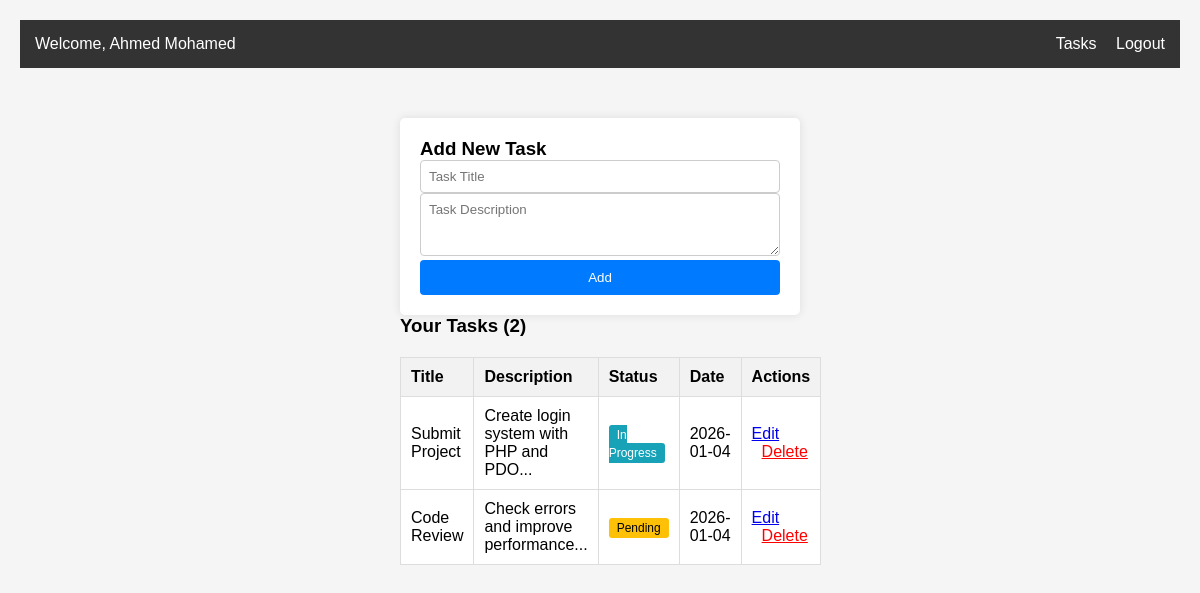
/dashboard.php (signed in), run on the app's committed database.
### tables this page shows
CREATE TABLE `tasks` (
  `id` int(11) NOT NULL,
  `user_id` int(11) NOT NULL,
  `title` varchar(200) NOT NULL,
  `description` text DEFAULT NULL,
  `status` enum('pending','in_progress','completed') DEFAULT 'pending',
  `created_at` timestamp NOT NULL DEFAULT current_timestamp()
);

### dashboard.php (the view, shortened to what this page needs)
<?php
require 'config.php';
$user_id = $_SESSION['user_id'];
$user_name = $_SESSION['user_name'];
$stmt = $conn->prepare("SELECT * FROM tasks WHERE user_id = ? ORDER BY created_at DESC");
$stmt->execute([$user_id]);
$tasks = $stmt->fetchAll();
$edit_task = null;
?>
<!DOCTYPE html>
<html>
<head>
    <link rel="stylesheet" href="style.css">
</head>
<body>
    <div class="navbar">
        <div>Welcome, <?php echo $user_name; ?></div>
        <div>
            <a href="dashboard.php">Tasks</a>
            <a href="logout.php">Logout</a>
        </div>
    </div>
    <div class="container">
        <div class="form-box">
            <h3><?php echo $edit_task ? 'Edit Task' : 'Add New Task'; ?></h3>
            <form method="POST">
                <input type="text" name="title" placeholder="Task Title"
                       value="<?php echo $edit_task ? $edit_task['title'] : ''; ?>" required>
                <textarea name="description" rows="3" placeholder="Task Description"><?php echo $edit_task ? $edit_task['description'] : ''; ?></textarea>
                <button type="submit" name="<?php echo $edit_task ? 'update' : 'add'; ?>">
                    <?php echo $edit_task ? 'Update' : 'Add'; ?>
                </button>
            </form>
        </div>
        <h3>Your Tasks (<?php echo count($tasks); ?>)</h3>
        <?php if(empty($tasks)): ?>
            <p>No tasks yet</p>
        <?php else: ?>
            <table class="table">
                <tr>
                    <th>Title</th>
                    <th>Description</th>
                    <th>Status</th>
                    <th>Date</th>
                    <th>Actions</th>
                </tr>
                <?php foreach($tasks as $task): ?>
                <tr>
                    <td><?php echo $task['title']; ?></td>
                    <td><?php echo substr($task['description'], 0, 50); ?>...</td>
                    <td>
                        <span class="status <?php echo $task['status']; ?>">
                            <?php
                            if($task['status'] == 'pending') echo 'Pending';
                            elseif($task['status'] == 'in_progress') echo 'In Progress';
                            else echo 'Completed';
                            ?>
                        </span>
                    </td>
                    <td><?php echo date('Y-m-d', strtotime($task['created_at'])); ?></td>
                    <td>
                        <a href="?edit=<?php echo $task['id']; ?>">Edit</a>
                        <a href="?delete=<?php echo $task['id']; ?>" onclick="return confirm('Delete task?')" style="color:red; margin-left:10px;">Delete</a>
                    </td>
                </tr>
                <?php endforeach; ?>
            </table>
        <?php endif; ?>
    </div>
</body>
</html>

### style.css (style rules this page uses)
* { margin: 0; padding: 0; box-sizing: border-box; font-family: Arial; }
body { background: #f5f5f5; padding: 20px; }
.container { max-width: 400px; margin: 50px auto; }
.form-box { background: white; padding: 20px; border-radius: 5px; box-shadow: 0 0 10px rgba(0, 0, 0, 0.1); }
input, select, textarea { width: 100%; padding: 8px; border: 1px solid #ccc; border-radius: 4px; }
button { width: 100%; padding: 10px; background: #007bff; color: white; border: none; border-radius: 4px; cursor: pointer; }
.navbar { background: #333; color: white; padding: 15px; display: flex; justify-content: space-between; }
.navbar a { color: white; text-decoration: none; margin-left: 15px; }
.table { width: 100%; background: white; border-collapse: collapse; margin-top: 20px; }
.table th, .table td { padding: 10px; border: 1px solid #ddd; text-align: left; }
.table th { background: #f2f2f2; }
.status { padding: 3px 8px; border-radius: 3px; font-size: 12px; }
.pending { background: #ffc107; }
.in_progress { background: #17a2b8; color: white; }

### data on the page
tasks: title "Submit Project", description "Create login system with PHP and PDO", status "In Progress", created_at "2026-01-04"
tasks: title "Code Review", description "Check errors and improve performance", status "Pending", created_at "2026-01-04"

### other printed values
$user_name "Ahmed Mohamed"
count($tasks) "2"
